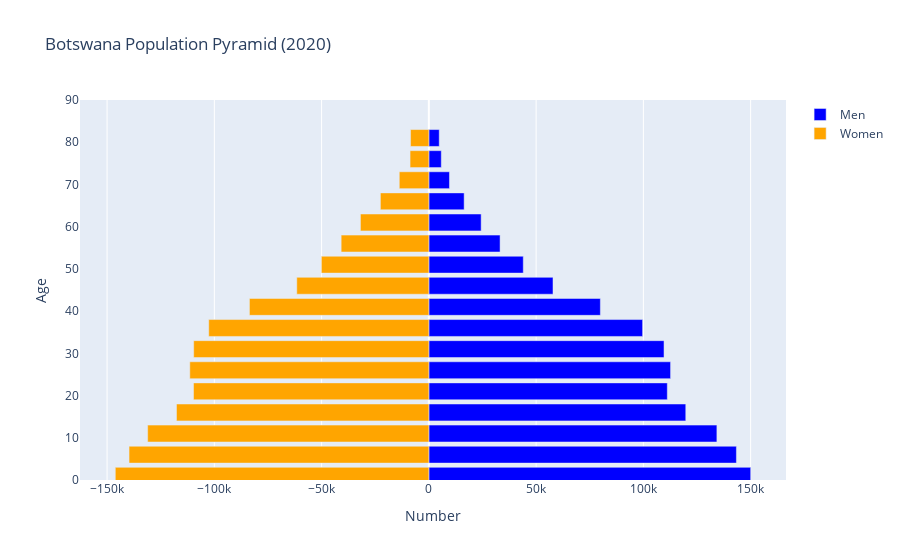
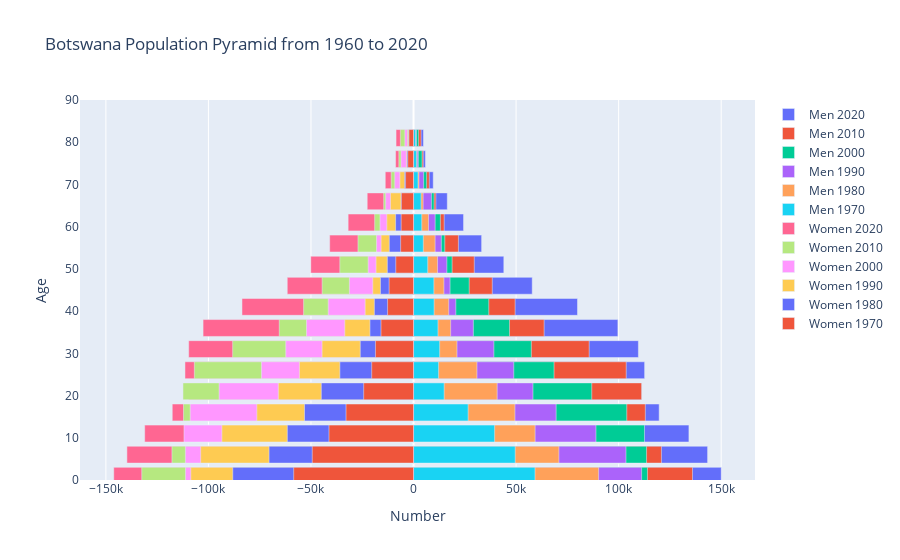

Source (notebook cell) for these figures, in order:
### Code cell
#calling pop_pyramid_df on Botswana 
result, dfz, age_rangez = pop_pyramid_df(range(0,80,5), "BWA")

py.init_notebook_mode(connected=True)

#calling graph_pop_pyramid on newly defined fpr Botswana dfz
graph_pop_pyramid(dfz, age_rangez, 2020, 'blue', 'orange', "Botswana Population Pyramid (2020)")

#calling graph_pop_pyramid_years on newly defined for Botswana dfz
graph_pop_pyramid_years(dfz, age_rangez, range(2020,1960, -10), "Botswana Population Pyramid from 1960 to 2020")

#printing dataframe 
dfz

### Figure 1 — Plotly figure (JSON) as saved in the notebook; plotly's stock layout.template omitted (floating-point values rounded to 4 significant figures)
{"data": [{"hoverinfo": "skip", "marker": {"color": "blue"}, "name": "Men", "orientation": "h", "type": "bar", "x": [150033, 143378, 134270, 119764, 111166, 112678, 109632, 99640, 79951, 57874, 44020, 33205, 24387, 16458, 9612, 5798, 4843], "y": [1, 6, 11, 16, 21, 26, 31, 36, 41, 46, 51, 56, 61, 66, 71, 76, 81]}, {"hoverinfo": "skip", "marker": {"color": "orange"}, "name": "Women", "orientation": "h", "type": "bar", "x": [-146162, -139746, -131076, -117640, -109699, -111431, -109624, -102611, -83636, -61566, -50099, -40877, -31884, -22585, -13784, -8753, -8523], "y": [1, 6, 11, 16, 21, 26, 31, 36, 41, 46, 51, 56, 61, 66, 71, 76, 81]}], "layout": {"autosize": true, "barmode": "overlay", "title": {"text": "Botswana Population Pyramid (2020)"}, "xaxis": {"autorange": true, "range": [-162600.0, 166500.0], "title": {"text": "Number"}, "type": "linear"}, "yaxis": {"range": [0, 90], "title": {"text": "Age"}, "type": "linear"}}}

### Figure 2 — Plotly figure (JSON) as saved in the notebook; plotly's stock layout.template omitted (floating-point values rounded to 4 significant figures)
{"data": [{"hoverinfo": "skip", "name": "Men 2020", "orientation": "h", "type": "bar", "x": [150033, 143378, 134270, 119764, 111166, 112678, 109632, 99640, 79951, 57874, 44020, 33205, 24387, 16458, 9612, 5798, 4843], "y": [1, 6, 11, 16, 21, 26, 31, 36, 41, 46, 51, 56, 61, 66, 71, 76, 81]}, {"hoverinfo": "skip", "name": "Men 2010", "orientation": "h", "type": "bar", "x": [136009, 120876, 112088, 113015, 111207, 103704, 85644, 63677, 49539, 38394, 29613, 21888, 14950, 10899, 7676, 4751, 3702], "y": [1, 6, 11, 16, 21, 26, 31, 36, 41, 46, 51, 56, 61, 66, 71, 76, 81]}, {"hoverinfo": "skip", "name": "Men 2000", "orientation": "h", "type": "bar", "x": [114055, 113613, 112617, 103972, 86888, 68506, 57451, 46802, 36688, 27148, 18808, 15241, 13097, 10031, 6394, 4155, 2479], "y": [1, 6, 11, 16, 21, 26, 31, 36, 41, 46, 51, 56, 61, 66, 71, 76, 81]}, {"hoverinfo": "skip", "name": "Men 1990", "orientation": "h", "type": "bar", "x": [111208, 103581, 88944, 69531, 58228, 48875, 39182, 29170, 20620, 17812, 16247, 13554, 10547, 8722, 4912, 2337, 1398], "y": [1, 6, 11, 16, 21, 26, 31, 36, 41, 46, 51, 56, 61, 66, 71, 76, 81]}, {"hoverinfo": "skip", "name": "Men 1980", "orientation": "h", "type": "bar", "x": [90236, 70877, 59280, 49444, 40783, 30928, 21190, 18108, 17161, 14820, 11716, 10516, 7316, 4688, 2653, 1750, 1087], "y": [1, 6, 11, 16, 21, 26, 31, 36, 41, 46, 51, 56, 61, 66, 71, 76, 81]}, {"hoverinfo": "skip", "name": "Men 1970", "orientation": "h", "type": "bar", "x": [59232, 49578, 39536, 26626, 14929, 12211, 12742, 11916, 10031, 9923, 6919, 4763, 4006, 3679, 2191, 1511, 1031], "y": [1, 6, 11, 16, 21, 26, 31, 36, 41, 46, 51, 56, 61, 66, 71, 76, 81]}, {"hoverinfo": "skip", "name": "Women 2020", "orientation": "h", "type": "bar", "x": [-146162, -139746, -131076, -117640, -109699, -111431, -109624, -102611, -83636, -61566, -50099, -40877, -31884, -22585, -13784, -8753, -8523], "y": [1, 6, 11, 16, 21, 26, 31, 36, 41, 46, 51, 56, 61, 66, 71, 76, 81]}, {"hoverinfo": "skip", "name": "Women 2010", "orientation": "h", "type": "bar", "x": [-132496, -117783, -109567, -112155, -112415, -106858, -88185, -65468, -53597, -44556, -35929, -27082, -18945, -14547, -10888, -7159, -6405], "y": [1, 6, 11, 16, 21, 26, 31, 36, 41, 46, 51, 56, 61, 66, 71, 76, 81]}, {"hoverinfo": "skip", "name": "Women 2000", "orientation": "h", "type": "bar", "x": [-111189, -111227, -111915, -108875, -94808, -74137, -62294, -52172, -41588, -31257, -22119, -18037, -16365, -13590, -9157, -6095, -4220], "y": [1, 6, 11, 16, 21, 26, 31, 36, 41, 46, 51, 56, 61, 66, 71, 76, 81]}, {"hoverinfo": "skip", "name": "Women 1990", "orientation": "h", "type": "bar", "x": [-108579, -103768, -93429, -76373, -65915, -55620, -44582, -33513, -23583, -19859, -18267, -15800, -13008, -11234, -6638, -3482, -2948], "y": [1, 6, 11, 16, 21, 26, 31, 36, 41, 46, 51, 56, 61, 66, 71, 76, 81]}, {"hoverinfo": "skip", "name": "Women 1980", "orientation": "h", "type": "bar", "x": [-88131, -70440, -61536, -53156, -44972, -35914, -25970, -21239, -19096, -16124, -12773, -11816, -8731, -6124, -4364, -3215, -2433], "y": [1, 6, 11, 16, 21, 26, 31, 36, 41, 46, 51, 56, 61, 66, 71, 76, 81]}, {"hoverinfo": "skip", "name": "Women 1970", "orientation": "h", "type": "bar", "x": [-58432, -49380, -41226, -32909, -24306, -20401, -18561, -15856, -12656, -11908, -8658, -6291, -6030, -5923, -3869, -2806, -2212], "y": [1, 6, 11, 16, 21, 26, 31, 36, 41, 46, 51, 56, 61, 66, 71, 76, 81]}], "layout": {"autosize": true, "barmode": "overlay", "title": {"text": "Botswana Population Pyramid from 1960 to 2020"}, "xaxis": {"autorange": true, "range": [-162600.0, 166500.0], "title": {"text": "Number"}, "type": "linear"}, "yaxis": {"range": [0, 90], "title": {"text": "Age"}, "type": "linear"}}}
